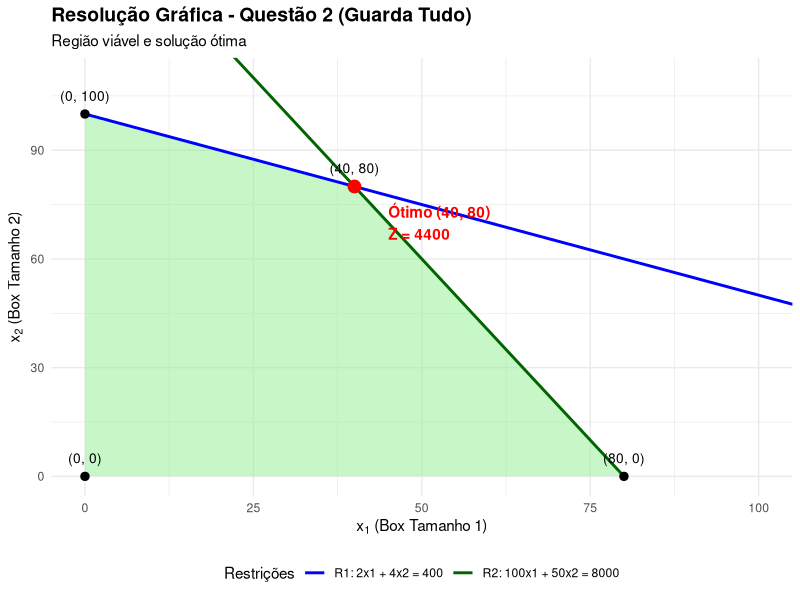

R code for this plot:

# Carregar o pacote para renderização gráfica
library(ggplot2)

# ==========================================
# 1. CÁLCULO ALGÉBRICO DOS VÉRTICES
# ==========================================

# Vértices candidatos
p_origem_q2 <- c(0, 0)
p_r1_x_q2 <- c(200, 0)
p_r1_y_q2 <- c(0, 100)
p_r2_x_q2 <- c(80, 0)
p_r2_y_q2 <- c(0, 160)

# Interseção entre R1 e R2
matriz_q2 <- matrix(
  c(2, 100, 4, 50),
  nrow = 2
)

termos_q2 <- c(400, 8000)

p_intersecao_q2 <- solve(
  matriz_q2,
  termos_q2
)

# Agrupar os vértices candidatos
vertices_q2 <- rbind(
  p_origem_q2,
  p_r1_x_q2,
  p_r1_y_q2,
  p_r2_x_q2,
  p_r2_y_q2,
  p_intersecao_q2
)

colnames(vertices_q2) <- c("x1", "x2")
vertices_q2 <- round(vertices_q2, 4)

# ==========================================
# 2. FILTRAR A REGIÃO VIÁVEL
# ==========================================

viaveis_q2 <- vertices_q2[
  2 * vertices_q2[, "x1"] +
    4 * vertices_q2[, "x2"] <= 400 &
    100 * vertices_q2[, "x1"] +
    50 * vertices_q2[, "x2"] <= 8000 &
    vertices_q2[, "x1"] >= 0 &
    vertices_q2[, "x2"] >= 0,
  ,
  drop = FALSE
]

# Remover pontos duplicados
viaveis_q2 <- unique(viaveis_q2)

# ==========================================
# 3. CALCULAR A FUNÇÃO OBJETIVO
# ==========================================

Z_q2 <- 50 * viaveis_q2[, "x1"] +
  30 * viaveis_q2[, "x2"]

resultados_q2 <- data.frame(
  x1 = viaveis_q2[, "x1"],
  x2 = viaveis_q2[, "x2"],
  Z = Z_q2
)

# Ordenar do maior para o menor Z
resultados_q2 <- resultados_q2[
  order(-resultados_q2$Z),
  ,
  drop = FALSE
]

rownames(resultados_q2) <- NULL

# Identificar a solução ótima
ponto_otimo_q2 <- resultados_q2[
  1,
  c("x1", "x2"),
  drop = FALSE
]

cat("--- Resultados Algébricos da Questão 2 ---\n")
print(resultados_q2)

cat("\n--- Solução Ótima ---\n")
cat("x1 =", ponto_otimo_q2$x1, "\n")
cat("x2 =", ponto_otimo_q2$x2, "\n")
cat("Z máximo =", resultados_q2$Z[1], "\n")


# ==========================================
# 4. PREPARAR AS RETAS DE RESTRIÇÃO
# ==========================================

# R1: 2x1 + 4x2 = 400
df_r1_q2 <- data.frame(
  x1 = seq(0, 200, by = 1)
)

df_r1_q2$x2 <- (400 - 2 * df_r1_q2$x1) / 4

# R2: 100x1 + 50x2 = 8000
df_r2_q2 <- data.frame(
  x1 = seq(0, 80, by = 1)
)

df_r2_q2$x2 <- (8000 - 100 * df_r2_q2$x1) / 50


# ==========================================
# 5. PREPARAR O POLÍGONO VIÁVEL
# ==========================================

df_poligono_q2 <- as.data.frame(viaveis_q2)

# Ordenar os vértices ao redor do polígono
df_poligono_q2 <- df_poligono_q2[
  chull(
    df_poligono_q2$x1,
    df_poligono_q2$x2
  ),
  ,
  drop = FALSE
]

# Fechar o polígono
df_poligono_q2 <- rbind(
  df_poligono_q2,
  df_poligono_q2[1, ]
)

# Preparar os rótulos dos vértices
df_vertices_q2 <- as.data.frame(viaveis_q2)

df_vertices_q2$rotulo <- paste0(
  "(",
  df_vertices_q2$x1,
  ", ",
  df_vertices_q2$x2,
  ")"
)


# ==========================================
# 6. RENDERIZAÇÃO DO GRÁFICO
# ==========================================

grafico_q2 <- ggplot() +

  # Área da região viável
  geom_polygon(
    data = df_poligono_q2,
    aes(x = x1, y = x2),
    fill = "lightgreen",
    alpha = 0.5
  ) +

  # Reta da primeira restrição
  geom_line(
    data = df_r1_q2,
    aes(
      x = x1,
      y = x2,
      color = "R1: 2x1 + 4x2 = 400"
    ),
    linewidth = 1
  ) +

  # Reta da segunda restrição
  geom_line(
    data = df_r2_q2,
    aes(
      x = x1,
      y = x2,
      color = "R2: 100x1 + 50x2 = 8000"
    ),
    linewidth = 1
  ) +

  # Vértices da região viável
  geom_point(
    data = df_vertices_q2,
    aes(x = x1, y = x2),
    color = "black",
    size = 2.5
  ) +

  # Identificação dos vértices
  geom_text(
    data = df_vertices_q2,
    aes(x = x1, y = x2, label = rotulo),
    color = "black",
    size = 3.5,
    nudge_y = 5,
    check_overlap = TRUE
  ) +

  # Destacar o ponto ótimo
  geom_point(
    data = ponto_otimo_q2,
    aes(x = x1, y = x2),
    color = "red",
    size = 4
  ) +

  # Rótulo da solução ótima
  annotate(
    "text",
    x = ponto_otimo_q2$x1 + 5,
    y = ponto_otimo_q2$x2 - 10,
    label = paste0(
      "Ótimo (",
      ponto_otimo_q2$x1,
      ", ",
      ponto_otimo_q2$x2,
      ")\nZ = ",
      resultados_q2$Z[1]
    ),
    color = "red",
    fontface = "bold",
    hjust = 0
  ) +

  # Cores das restrições
  scale_color_manual(
    name = "Restrições",
    values = c(
      "R1: 2x1 + 4x2 = 400" = "blue",
      "R2: 100x1 + 50x2 = 8000" = "darkgreen"
    )
  ) +

  # Limites dos eixos
  coord_cartesian(
    xlim = c(0, 100),
    ylim = c(0, 110)
  ) +

  # Títulos e rótulos
  labs(
    title = "Resolução Gráfica - Questão 2 (Guarda Tudo)",
    subtitle = "Região viável e solução ótima",
    x = expression(x[1] ~ "(Box Tamanho 1)"),
    y = expression(x[2] ~ "(Box Tamanho 2)")
  ) +

  theme_minimal() +

  theme(
    plot.title = element_text(
      face = "bold",
      size = 14
    ),
    legend.position = "bottom"
  )

# Exibir o gráfico
print(grafico_q2)
